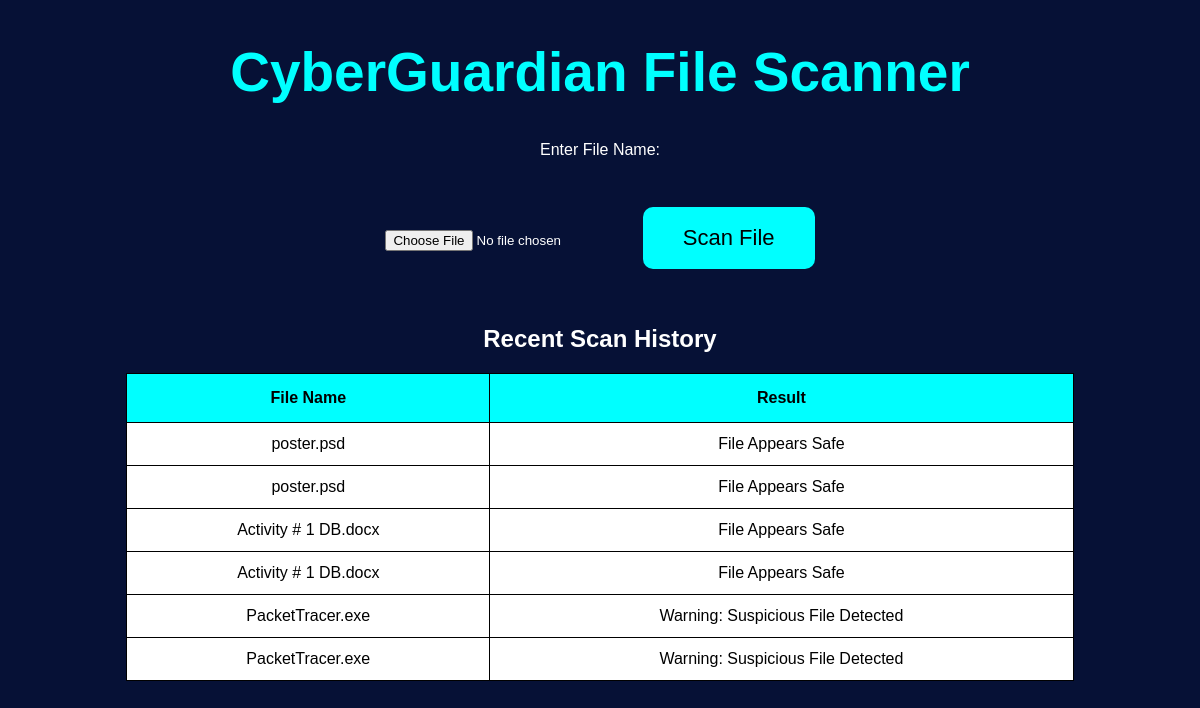
/scanner, run on the app's committed database.
### tables this page shows
CREATE TABLE scan_history(
                    id INTEGER PRIMARY KEY AUTOINCREMENT,
                    filename TEXT,
                    result TEXT
                );

### app.py (the view, shortened to what this page needs)
@app.route('/scanner', methods=['GET', 'POST'])
def scanner():
    global suspicious_count
    conn = sqlite3.connect('database/users.db')
    cur = conn.cursor()
    cur.execute('''
    CREATE TABLE IF NOT EXISTS scan_history(
        id INTEGER PRIMARY KEY AUTOINCREMENT,
        filename TEXT,
        result TEXT
    )
    ''')
    cur.execute(
        "SELECT filename, result FROM scan_history ORDER BY id DESC"
    )
    history = cur.fetchall()
    conn.close()
    return render_template(
        'scanner.html',
        history=history
    )

### templates/scanner.html (shortened to what this page needs)
<!DOCTYPE html>
<html>
<head>
    <link rel="stylesheet" href="{{ url_for('static', filename='style.css') }}">
</head>
<body>
    <h1>CyberGuardian File Scanner</h1>
    <form method="POST" enctype="multipart/form-data">
        <label>Enter File Name:</label>
        <br><br>
        <input type="file" name="file">
        <button type="submit">Scan File</button>
    </form>
    <br><br>
   <h2>Recent Scan History</h2>
<table class="history-table">
    <tr>
        <th>File Name</th>
        <th>Result</th>
    </tr>
    {% for item in history %}
    <tr>
        <td>{{ item[0] }}</td>
        <td>{{ item[1] }}</td>
    </tr>
    {% endfor %}
</table>
</body>
</html>

### static/style.css (style rules this page uses)
body { background-color: #061136; color: white; text-align: center; font-family: Arial; }
h1 { color: cyan; font-size: 55px; margin-top: 40px; }
button { background-color: cyan; color: black; border: none; padding: 18px 40px; font-size: 22px; border-radius: 10px; cursor: pointer; margin-top: 30px; }
.history-table { width: 80%; margin: 20px auto; border-collapse: collapse; background-color: white; color: black; }
.history-table th { background-color: cyan; padding: 15px; border: 1px solid black; }
.history-table td { padding: 12px; border: 1px solid black; text-align: center; }

### data on the page
scan_history: filename "poster.psd", result "File Appears Safe"
scan_history: filename "poster.psd", result "File Appears Safe"
scan_history: filename "Activity # 1 DB.docx", result "File Appears Safe"
scan_history: filename "Activity # 1 DB.docx", result "File Appears Safe"
scan_history: filename "PacketTracer.exe", result "Warning: Suspicious File Detected"
scan_history: filename "PacketTracer.exe", result "Warning: Suspicious File Detected"
